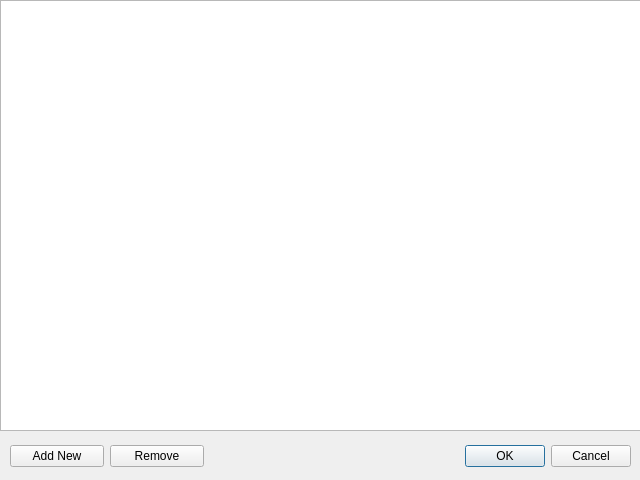
<?xml version="1.0" encoding="UTF-8"?>
<ui version="4.0">
 <class>MainPicDialog</class>
 <widget class="QDialog" name="MainPicDialog">
  <property name="geometry">
   <rect>
    <x>0</x>
    <y>0</y>
    <width>640</width>
    <height>480</height>
   </rect>
  </property>
  <property name="windowTitle">
   <string>Select Origin Picture</string>
  </property>
  <widget class="QDialogButtonBox" name="buttonBox">
   <property name="geometry">
    <rect>
     <x>10</x>
     <y>440</y>
     <width>621</width>
     <height>32</height>
    </rect>
   </property>
   <property name="orientation">
    <enum>Qt::Horizontal</enum>
   </property>
   <property name="standardButtons">
    <set>QDialogButtonBox::Cancel|QDialogButtonBox::Ok</set>
   </property>
  </widget>
  <widget class="QTableView" name="tablePreview">
   <property name="geometry">
    <rect>
     <x>0</x>
     <y>0</y>
     <width>641</width>
     <height>431</height>
    </rect>
   </property>
  </widget>
  <widget class="QWidget" name="">
   <property name="geometry">
    <rect>
     <x>10</x>
     <y>440</y>
     <width>194</width>
     <height>32</height>
    </rect>
   </property>
   <layout class="QHBoxLayout" name="horizontalLayout">
    <item>
     <widget class="QPushButton" name="pushButton">
      <property name="text">
       <string>Add New</string>
      </property>
     </widget>
    </item>
    <item>
     <widget class="QPushButton" name="pushButton_2">
      <property name="text">
       <string>Remove</string>
      </property>
     </widget>
    </item>
   </layout>
  </widget>
 </widget>
 <resources/>
 <connections>
  <connection>
   <sender>buttonBox</sender>
   <signal>accepted()</signal>
   <receiver>MainPicDialog</receiver>
   <slot>accept()</slot>
   <hints>
    <hint type="sourcelabel">
     <x>248</x>
     <y>254</y>
    </hint>
    <hint type="destinationlabel">
     <x>157</x>
     <y>274</y>
    </hint>
   </hints>
  </connection>
  <connection>
   <sender>buttonBox</sender>
   <signal>rejected()</signal>
   <receiver>MainPicDialog</receiver>
   <slot>reject()</slot>
   <hints>
    <hint type="sourcelabel">
     <x>316</x>
     <y>260</y>
    </hint>
    <hint type="destinationlabel">
     <x>286</x>
     <y>274</y>
    </hint>
   </hints>
  </connection>
 </connections>
</ui>
